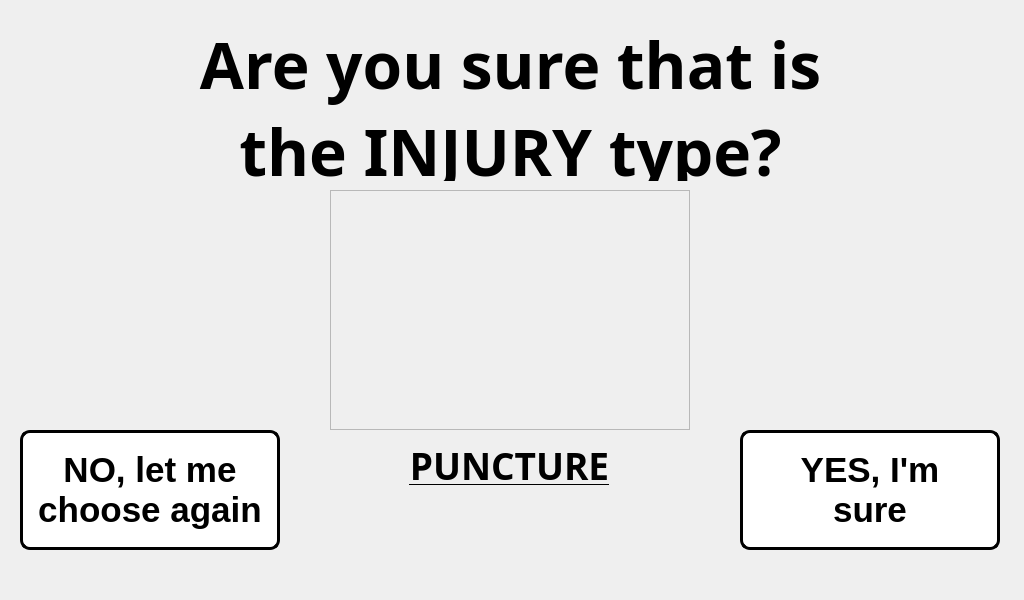
<?xml version="1.0" encoding="UTF-8"?>
<ui version="4.0">
 <class>step_1_window</class>
 <widget class="QMainWindow" name="step_1_window">
  <property name="geometry">
   <rect>
    <x>0</x>
    <y>0</y>
    <width>1024</width>
    <height>600</height>
   </rect>
  </property>
  <property name="minimumSize">
   <size>
    <width>1024</width>
    <height>600</height>
   </size>
  </property>
  <property name="maximumSize">
   <size>
    <width>1024</width>
    <height>600</height>
   </size>
  </property>
  <property name="windowTitle">
   <string>Step 1 Procedure</string>
  </property>
  <widget class="QWidget" name="centralwidget">
   <widget class="QLabel" name="text_steps">
    <property name="geometry">
     <rect>
      <x>20</x>
      <y>310</y>
      <width>981</width>
      <height>121</height>
     </rect>
    </property>
    <property name="font">
     <font>
      <pointsize>14</pointsize>
     </font>
    </property>
    <property name="text">
     <string>&lt;html&gt;&lt;head/&gt;&lt;body&gt;&lt;p align=&quot;center&quot;&gt;&lt;br/&gt;&lt;/p&gt;&lt;/body&gt;&lt;/html&gt;</string>
    </property>
   </widget>
   <widget class="QLabel" name="label">
    <property name="geometry">
     <rect>
      <x>0</x>
      <y>0</y>
      <width>1024</width>
      <height>600</height>
     </rect>
    </property>
    <property name="minimumSize">
     <size>
      <width>1024</width>
      <height>600</height>
     </size>
    </property>
    <property name="maximumSize">
     <size>
      <width>1024</width>
      <height>600</height>
     </size>
    </property>
    <property name="text">
     <string/>
    </property>
    <property name="pixmap">
     <pixmap>../pictures/program_pictures/main_wallpaper.png</pixmap>
    </property>
   </widget>
   <widget class="QPushButton" name="go_back">
    <property name="geometry">
     <rect>
      <x>20</x>
      <y>430</y>
      <width>260</width>
      <height>120</height>
     </rect>
    </property>
    <property name="minimumSize">
     <size>
      <width>260</width>
      <height>120</height>
     </size>
    </property>
    <property name="maximumSize">
     <size>
      <width>260</width>
      <height>120</height>
     </size>
    </property>
    <property name="font">
     <font>
      <family>MS Shell Dlg 2</family>
      <pointsize>26</pointsize>
      <weight>75</weight>
      <bold>true</bold>
     </font>
    </property>
    <property name="styleSheet">
     <string notr="true">QPushButton:hover:!pressed
{
  background-color: rgb(195,30,60);
}

QPushButton
{
  background-color: white;
color: black;
border-style: outset;
border-width: 3px;
border-radius:10px;
border-color: black;
}</string>
    </property>
    <property name="text">
     <string>NO, let me
choose again</string>
    </property>
   </widget>
   <widget class="QPushButton" name="sure_button">
    <property name="geometry">
     <rect>
      <x>740</x>
      <y>430</y>
      <width>260</width>
      <height>120</height>
     </rect>
    </property>
    <property name="minimumSize">
     <size>
      <width>260</width>
      <height>120</height>
     </size>
    </property>
    <property name="maximumSize">
     <size>
      <width>260</width>
      <height>120</height>
     </size>
    </property>
    <property name="font">
     <font>
      <family>MS Shell Dlg 2</family>
      <pointsize>26</pointsize>
      <weight>75</weight>
      <bold>true</bold>
     </font>
    </property>
    <property name="styleSheet">
     <string notr="true">QPushButton:hover:!pressed
{
  background-color: rgb(195,30,60);
}

QPushButton
{
  background-color: white;
color: black;
border-style: outset;
border-width: 3px;
border-radius:10px;
border-color: black;
}</string>
    </property>
    <property name="text">
     <string>YES, I'm
sure</string>
    </property>
   </widget>
   <widget class="QLabel" name="gif_player_label_2">
    <property name="geometry">
     <rect>
      <x>330</x>
      <y>190</y>
      <width>360</width>
      <height>240</height>
     </rect>
    </property>
    <property name="minimumSize">
     <size>
      <width>360</width>
      <height>240</height>
     </size>
    </property>
    <property name="maximumSize">
     <size>
      <width>360</width>
      <height>240</height>
     </size>
    </property>
    <property name="font">
     <font>
      <family>Unispace</family>
      <pointsize>16</pointsize>
      <weight>75</weight>
      <bold>true</bold>
     </font>
    </property>
    <property name="frameShape">
     <enum>QFrame::StyledPanel</enum>
    </property>
    <property name="frameShadow">
     <enum>QFrame::Sunken</enum>
    </property>
    <property name="lineWidth">
     <number>1</number>
    </property>
    <property name="text">
     <string/>
    </property>
    <property name="pixmap">
     <pixmap>../pictures/body_parts/puncture_display.png</pixmap>
    </property>
    <property name="alignment">
     <set>Qt::AlignCenter</set>
    </property>
   </widget>
   <widget class="QLabel" name="TITLE">
    <property name="geometry">
     <rect>
      <x>55</x>
      <y>20</y>
      <width>911</width>
      <height>161</height>
     </rect>
    </property>
    <property name="font">
     <font>
      <family>Unispace</family>
      <pointsize>72</pointsize>
      <weight>75</weight>
      <bold>true</bold>
     </font>
    </property>
    <property name="text">
     <string>&lt;html&gt;&lt;head/&gt;&lt;body&gt;&lt;p align=&quot;center&quot;&gt;&lt;span style=&quot; font-size:48pt;&quot;&gt;Are you sure that is&lt;br/&gt;the &lt;/span&gt;&lt;span style=&quot; font-size:48pt; text-decoration: underline;&quot;&gt;INJURY&lt;/span&gt;&lt;span style=&quot; font-size:48pt;&quot;&gt; type?&lt;/span&gt;&lt;/p&gt;&lt;/body&gt;&lt;/html&gt;</string>
    </property>
    <property name="alignment">
     <set>Qt::AlignCenter</set>
    </property>
   </widget>
   <widget class="QLabel" name="label_2">
    <property name="geometry">
     <rect>
      <x>0</x>
      <y>0</y>
      <width>1024</width>
      <height>600</height>
     </rect>
    </property>
    <property name="minimumSize">
     <size>
      <width>1024</width>
      <height>600</height>
     </size>
    </property>
    <property name="maximumSize">
     <size>
      <width>1024</width>
      <height>600</height>
     </size>
    </property>
    <property name="text">
     <string/>
    </property>
    <property name="pixmap">
     <pixmap>pictures/program_pictures/main_wallpaper.png</pixmap>
    </property>
   </widget>
   <widget class="QLabel" name="title_step_2">
    <property name="geometry">
     <rect>
      <x>334</x>
      <y>430</y>
      <width>351</width>
      <height>71</height>
     </rect>
    </property>
    <property name="font">
     <font>
      <family>Unispace</family>
      <pointsize>18</pointsize>
      <weight>75</weight>
      <bold>true</bold>
     </font>
    </property>
    <property name="text">
     <string>&lt;html&gt;&lt;head/&gt;&lt;body&gt;&lt;p align=&quot;center&quot;&gt;&lt;span style=&quot; font-size:28pt; text-decoration: underline;&quot;&gt;PUNCTURE&lt;/span&gt;&lt;/p&gt;&lt;/body&gt;&lt;/html&gt;</string>
    </property>
    <property name="alignment">
     <set>Qt::AlignCenter</set>
    </property>
   </widget>
   <zorder>label_2</zorder>
   <zorder>label</zorder>
   <zorder>text_steps</zorder>
   <zorder>go_back</zorder>
   <zorder>sure_button</zorder>
   <zorder>gif_player_label_2</zorder>
   <zorder>TITLE</zorder>
   <zorder>title_step_2</zorder>
  </widget>
 </widget>
 <resources/>
 <connections/>
</ui>
